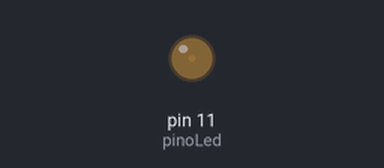
Bench run of a sketch on a simulated Arduino Uno, built with avr-gcc and run on an emulated ATmega328P. On the bench: output pins drawn as LEDs (lit = HIGH).

Above: at 0.05 s.
At 0.95 s:
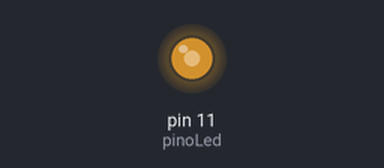
At 1.4 s:
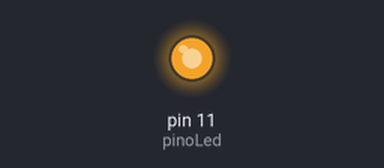
At 2.75 s:
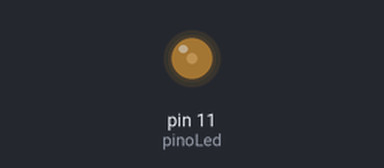
Timing chart, 0 to 7.2 s (numbered marks = the images above):
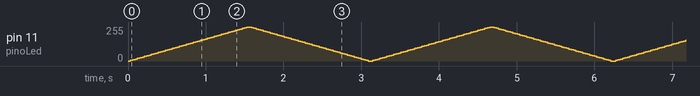

The sketch:

Projeto3BrilhoOscilante.ino
```cpp
// PROJETO 03: Brilho Oscilante (Fade)
// Autor: Augusto Queiroz
// --- Declaração de Variáveis Globais ---
int pinoLed = 11;  // Define o pino do LED. Lembre-se que o pino 11 tem o símbolo ~ (PWM).
int brilho = 0;    // Variável para guardar o valor atual do brilho do LED.
int passoFade = 5; // O valor que vamos somar/subtrair do brilho a cada passo.
// --- Função de Configuração (setup) ---
void setup()
{
    // Configura o pino do LED como SAÍDA. Não é estritamente necessário para
    // analogWrite, mas é uma boa prática de programação.
    pinMode(pinoLed, OUTPUT);
}
// --- Laço Principal (loop) ---
void loop()
{
    // --- Aumenta o brilho gradualmente (de 0 para 255) ---
    for (int brilho = 0; brilho <= 255; brilho = brilho + passoFade)
    {
        // Escreve o valor atual do brilho no pino do LED
        analogWrite(pinoLed, brilho);
        // Pequena pausa para o efeito ser visível
        delay(30);
    }
    // --- Diminui o brilho gradualmente (de 255 para 0) ---
    for (int brilho = 255; brilho >= 0; brilho = brilho - passoFade)
    {
        // Escreve o valor atual do brilho no pino do LED
        analogWrite(pinoLed, brilho);
        // Pequena pausa para o efeito ser visível
        delay(30);
    }
}
```
